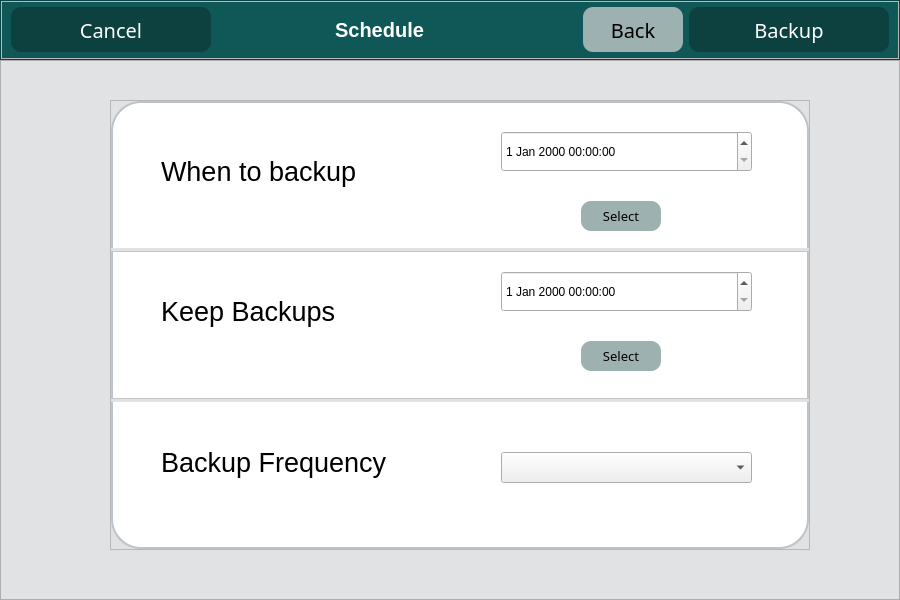
<?xml version="1.0" encoding="UTF-8"?>
<ui version="4.0">
 <class>MainWindow</class>
 <widget class="QMainWindow" name="MainWindow">
  <property name="geometry">
   <rect>
    <x>0</x>
    <y>0</y>
    <width>900</width>
    <height>600</height>
   </rect>
  </property>
  <property name="windowTitle">
   <string>MainWindow</string>
  </property>
  <widget class="QWidget" name="centralwidget">
   <property name="styleSheet">
    <string notr="true">/* Header 1 */


#header{
background-color:#105857;
}

#cancel_btn{
color:white;
border:none;
background-color:#0c4140;
border-radius:10px;;
}

#cancel_btn:hover{
background-color:#25827c;
}

#backup_btn{
color:white;
border:none;
background-color:#0c4140;
border-radius:10px;;
}

#backup_btn:hover{
background-color:#25827c;
}

#back_btn{
border:none;
background-color:#9eb1b1;
border-radius:10px;
}

#back_btn:hover{
background-color:#d1d2d2;
}

#schedule_label{
color:white;
padding-right:35px;
}

/*body*/
#body{
background-color:#e0e2e3;
}

#frame_5{
background-color: white;
border-top-left-radius:30px;
border-top-right-radius:30px;
border-top: 2px solid #BDC3CB;
border-right: 2px solid #BDC3CB;
border-left: 2px solid #BDC3CB;
}

#frame_6{
background-color:white;
border-right: 2px solid #BDC3CB;
border-left: 2px solid #BDC3CB;
}

#frame_7{
background-color: white;
border-bottom-left-radius:30px;
border-bottom-right-radius:30px;
border-bottom: 2px solid #BDC3CB;
border-right: 2px solid #BDC3CB;
border-left: 2px solid #BDC3CB;
}

#When_select_btn,#keep_select_btn{
border:none;
background-color:#9eb1b1;
border-radius:10px;
}

#When_select_btn:hover,#keep_select_btn:hover{
background-color:#d1d2d2;
}
</string>
   </property>
   <layout class="QVBoxLayout" name="verticalLayout">
    <property name="spacing">
     <number>0</number>
    </property>
    <property name="leftMargin">
     <number>0</number>
    </property>
    <property name="topMargin">
     <number>0</number>
    </property>
    <property name="rightMargin">
     <number>0</number>
    </property>
    <property name="bottomMargin">
     <number>0</number>
    </property>
    <item>
     <widget class="QFrame" name="header">
      <property name="minimumSize">
       <size>
        <width>0</width>
        <height>60</height>
       </size>
      </property>
      <property name="maximumSize">
       <size>
        <width>16777215</width>
        <height>60</height>
       </size>
      </property>
      <property name="frameShape">
       <enum>QFrame::StyledPanel</enum>
      </property>
      <property name="frameShadow">
       <enum>QFrame::Raised</enum>
      </property>
      <layout class="QVBoxLayout" name="verticalLayout_2">
       <property name="spacing">
        <number>0</number>
       </property>
       <property name="leftMargin">
        <number>0</number>
       </property>
       <property name="topMargin">
        <number>0</number>
       </property>
       <property name="rightMargin">
        <number>0</number>
       </property>
       <property name="bottomMargin">
        <number>0</number>
       </property>
       <item>
        <widget class="QFrame" name="frame_3">
         <property name="frameShape">
          <enum>QFrame::StyledPanel</enum>
         </property>
         <property name="frameShadow">
          <enum>QFrame::Raised</enum>
         </property>
         <layout class="QHBoxLayout" name="horizontalLayout">
          <property name="spacing">
           <number>6</number>
          </property>
          <property name="topMargin">
           <number>0</number>
          </property>
          <property name="bottomMargin">
           <number>0</number>
          </property>
          <item>
           <widget class="QPushButton" name="cancel_btn">
            <property name="minimumSize">
             <size>
              <width>200</width>
              <height>45</height>
             </size>
            </property>
            <property name="maximumSize">
             <size>
              <width>200</width>
              <height>45</height>
             </size>
            </property>
            <property name="font">
             <font>
              <family>Bahnschrift Light</family>
              <pointsize>15</pointsize>
              <bold>false</bold>
             </font>
            </property>
            <property name="cursor">
             <cursorShape>PointingHandCursor</cursorShape>
            </property>
            <property name="text">
             <string>Cancel</string>
            </property>
           </widget>
          </item>
          <item>
           <widget class="QLabel" name="schedule_label">
            <property name="font">
             <font>
              <family>Segoe UI</family>
              <pointsize>15</pointsize>
              <bold>true</bold>
             </font>
            </property>
            <property name="text">
             <string>Schedule</string>
            </property>
            <property name="alignment">
             <set>Qt::AlignCenter</set>
            </property>
           </widget>
          </item>
          <item>
           <widget class="QPushButton" name="back_btn">
            <property name="minimumSize">
             <size>
              <width>100</width>
              <height>45</height>
             </size>
            </property>
            <property name="maximumSize">
             <size>
              <width>100</width>
              <height>45</height>
             </size>
            </property>
            <property name="font">
             <font>
              <family>Bahnschrift Light</family>
              <pointsize>15</pointsize>
             </font>
            </property>
            <property name="cursor">
             <cursorShape>PointingHandCursor</cursorShape>
            </property>
            <property name="text">
             <string>Back</string>
            </property>
           </widget>
          </item>
          <item>
           <widget class="QPushButton" name="backup_btn">
            <property name="minimumSize">
             <size>
              <width>200</width>
              <height>45</height>
             </size>
            </property>
            <property name="maximumSize">
             <size>
              <width>200</width>
              <height>45</height>
             </size>
            </property>
            <property name="font">
             <font>
              <family>Bahnschrift Light</family>
              <pointsize>15</pointsize>
             </font>
            </property>
            <property name="cursor">
             <cursorShape>PointingHandCursor</cursorShape>
            </property>
            <property name="text">
             <string>Backup</string>
            </property>
           </widget>
          </item>
         </layout>
        </widget>
       </item>
      </layout>
     </widget>
    </item>
    <item>
     <widget class="QFrame" name="body">
      <property name="minimumSize">
       <size>
        <width>0</width>
        <height>540</height>
       </size>
      </property>
      <property name="maximumSize">
       <size>
        <width>16777215</width>
        <height>540</height>
       </size>
      </property>
      <property name="frameShape">
       <enum>QFrame::StyledPanel</enum>
      </property>
      <property name="frameShadow">
       <enum>QFrame::Raised</enum>
      </property>
      <widget class="QFrame" name="frame_4">
       <property name="geometry">
        <rect>
         <x>110</x>
         <y>40</y>
         <width>700</width>
         <height>450</height>
        </rect>
       </property>
       <property name="frameShape">
        <enum>QFrame::StyledPanel</enum>
       </property>
       <property name="frameShadow">
        <enum>QFrame::Raised</enum>
       </property>
       <layout class="QVBoxLayout" name="verticalLayout_3">
        <property name="spacing">
         <number>3</number>
        </property>
        <property name="leftMargin">
         <number>0</number>
        </property>
        <property name="topMargin">
         <number>0</number>
        </property>
        <property name="rightMargin">
         <number>0</number>
        </property>
        <property name="bottomMargin">
         <number>0</number>
        </property>
        <item>
         <widget class="QFrame" name="frame_5">
          <property name="frameShape">
           <enum>QFrame::StyledPanel</enum>
          </property>
          <property name="frameShadow">
           <enum>QFrame::Raised</enum>
          </property>
          <widget class="QLabel" name="when_backup_label">
           <property name="geometry">
            <rect>
             <x>50</x>
             <y>50</y>
             <width>234</width>
             <height>40</height>
            </rect>
           </property>
           <property name="font">
            <font>
             <pointsize>20</pointsize>
            </font>
           </property>
           <property name="text">
            <string>When to backup</string>
           </property>
          </widget>
          <widget class="QDateTimeEdit" name="whentobackup">
           <property name="geometry">
            <rect>
             <x>390</x>
             <y>30</y>
             <width>251</width>
             <height>41</height>
            </rect>
           </property>
          </widget>
          <widget class="QPushButton" name="When_select_btn">
           <property name="geometry">
            <rect>
             <x>470</x>
             <y>100</y>
             <width>80</width>
             <height>30</height>
            </rect>
           </property>
           <property name="font">
            <font>
             <family>Bahnschrift Light</family>
             <pointsize>10</pointsize>
            </font>
           </property>
           <property name="cursor">
            <cursorShape>PointingHandCursor</cursorShape>
           </property>
           <property name="text">
            <string>Select</string>
           </property>
          </widget>
         </widget>
        </item>
        <item>
         <widget class="QFrame" name="frame_6">
          <property name="frameShape">
           <enum>QFrame::StyledPanel</enum>
          </property>
          <property name="frameShadow">
           <enum>QFrame::Raised</enum>
          </property>
          <widget class="QLabel" name="keep_backup_label">
           <property name="geometry">
            <rect>
             <x>50</x>
             <y>40</y>
             <width>199</width>
             <height>40</height>
            </rect>
           </property>
           <property name="font">
            <font>
             <pointsize>20</pointsize>
            </font>
           </property>
           <property name="text">
            <string>Keep Backups</string>
           </property>
          </widget>
          <widget class="QPushButton" name="keep_select_btn">
           <property name="geometry">
            <rect>
             <x>470</x>
             <y>90</y>
             <width>80</width>
             <height>30</height>
            </rect>
           </property>
           <property name="font">
            <font>
             <family>Bahnschrift Light</family>
             <pointsize>10</pointsize>
            </font>
           </property>
           <property name="cursor">
            <cursorShape>PointingHandCursor</cursorShape>
           </property>
           <property name="text">
            <string>Select</string>
           </property>
          </widget>
          <widget class="QDateTimeEdit" name="keepBackups">
           <property name="geometry">
            <rect>
             <x>390</x>
             <y>20</y>
             <width>251</width>
             <height>41</height>
            </rect>
           </property>
          </widget>
         </widget>
        </item>
        <item>
         <widget class="QFrame" name="frame_7">
          <property name="frameShape">
           <enum>QFrame::StyledPanel</enum>
          </property>
          <property name="frameShadow">
           <enum>QFrame::Raised</enum>
          </property>
          <widget class="QLabel" name="Backup_frequency_label">
           <property name="geometry">
            <rect>
             <x>50</x>
             <y>40</y>
             <width>261</width>
             <height>40</height>
            </rect>
           </property>
           <property name="font">
            <font>
             <pointsize>20</pointsize>
            </font>
           </property>
           <property name="text">
            <string>Backup Frequency</string>
           </property>
          </widget>
          <widget class="QComboBox" name="frequency">
           <property name="geometry">
            <rect>
             <x>390</x>
             <y>50</y>
             <width>251</width>
             <height>31</height>
            </rect>
           </property>
          </widget>
         </widget>
        </item>
       </layout>
      </widget>
     </widget>
    </item>
   </layout>
  </widget>
 </widget>
 <resources/>
 <connections/>
</ui>
